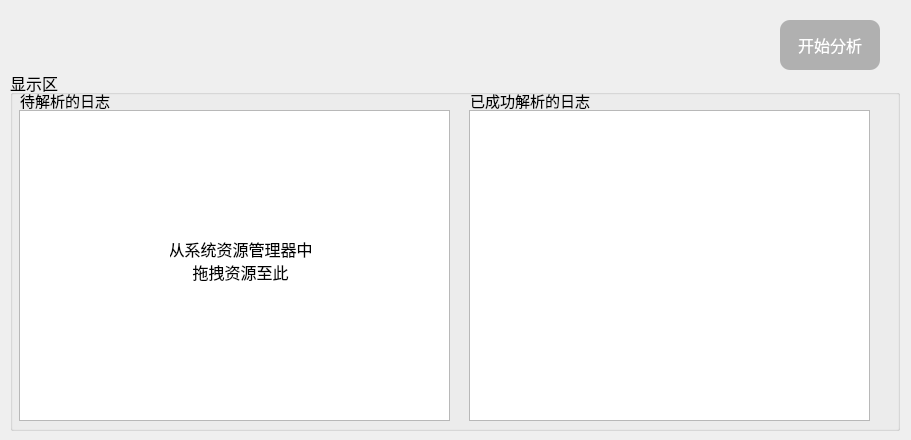
<?xml version="1.0" encoding="UTF-8"?>
<ui version="4.0">
 <class>DebugAnalysisWidget</class>
 <widget class="QWidget" name="DebugAnalysisWidget">
  <property name="geometry">
   <rect>
    <x>0</x>
    <y>0</y>
    <width>911</width>
    <height>440</height>
   </rect>
  </property>
  <property name="windowTitle">
   <string>Form</string>
  </property>
  <widget class="QPushButton" name="pushButton_build">
   <property name="geometry">
    <rect>
     <x>780</x>
     <y>20</y>
     <width>100</width>
     <height>50</height>
    </rect>
   </property>
   <property name="font">
    <font>
     <pointsize>12</pointsize>
    </font>
   </property>
   <property name="styleSheet">
    <string notr="true">QPushButton {
    background-color: #B0B0B0;  /* 浅灰色 */
    color: white;               /* 白色文本 */
    border-radius: 10px;        /* 圆角边框 */
    padding: 5px 15px;          /* 内边距 */
}

QPushButton:hover {
    background-color: #A0A0A0;  /* 鼠标悬停时的颜色 */
}

QPushButton:pressed {
    background-color: #909090;  /* 按下时的颜色 */
}
</string>
   </property>
   <property name="text">
    <string>开始分析</string>
   </property>
  </widget>
  <widget class="QGroupBox" name="groupBox">
   <property name="geometry">
    <rect>
     <x>10</x>
     <y>70</y>
     <width>890</width>
     <height>361</height>
    </rect>
   </property>
   <property name="font">
    <font>
     <pointsize>12</pointsize>
    </font>
   </property>
   <property name="title">
    <string>显示区</string>
   </property>
   <widget class="QListWidget" name="listWidget_processed">
    <property name="geometry">
     <rect>
      <x>459</x>
      <y>40</y>
      <width>401</width>
      <height>311</height>
     </rect>
    </property>
   </widget>
   <widget class="DragListWidget" name="listWidget_pending">
    <property name="geometry">
     <rect>
      <x>9</x>
      <y>40</y>
      <width>431</width>
      <height>311</height>
     </rect>
    </property>
    <property name="acceptDrops">
     <bool>true</bool>
    </property>
    <property name="dragEnabled">
     <bool>true</bool>
    </property>
    <property name="dragDropOverwriteMode">
     <bool>true</bool>
    </property>
    <property name="selectionMode">
     <enum>QAbstractItemView::SelectionMode::MultiSelection</enum>
    </property>
   </widget>
   <widget class="QLabel" name="label_2">
    <property name="geometry">
     <rect>
      <x>10</x>
      <y>20</y>
      <width>241</width>
      <height>20</height>
     </rect>
    </property>
    <property name="font">
     <font>
      <family>微软雅黑</family>
      <pointsize>11</pointsize>
     </font>
    </property>
    <property name="text">
     <string>待解析的日志</string>
    </property>
    <property name="wordWrap">
     <bool>true</bool>
    </property>
   </widget>
   <widget class="QLabel" name="label_4">
    <property name="geometry">
     <rect>
      <x>460</x>
      <y>20</y>
      <width>151</width>
      <height>20</height>
     </rect>
    </property>
    <property name="font">
     <font>
      <family>微软雅黑</family>
      <pointsize>11</pointsize>
     </font>
    </property>
    <property name="text">
     <string>已成功解析的日志</string>
    </property>
    <property name="wordWrap">
     <bool>true</bool>
    </property>
   </widget>
   <widget class="QLabel" name="label_dropTips">
    <property name="geometry">
     <rect>
      <x>160</x>
      <y>170</y>
      <width>141</width>
      <height>41</height>
     </rect>
    </property>
    <property name="midLineWidth">
     <number>0</number>
    </property>
    <property name="text">
     <string>从系统资源管理器中
拖拽资源至此</string>
    </property>
    <property name="alignment">
     <set>Qt::AlignmentFlag::AlignCenter</set>
    </property>
   </widget>
  </widget>
 </widget>
 <customwidgets>
  <customwidget>
   <class>DragListWidget</class>
   <extends>QListWidget</extends>
   <header>sample.qt.src.pyui.DragListWidget</header>
  </customwidget>
 </customwidgets>
 <resources/>
 <connections/>
</ui>
